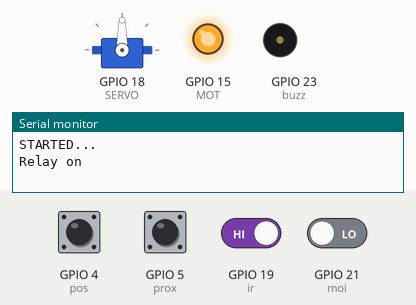
Bench run of a sketch on a simulated ESP32. Parts: servo, output pins drawn as LEDs (lit = HIGH), buzzer (waves = sounding, pin HIGH), the last lines printed to the serial monitor. Inputs (shaded band) come from the test bench; at power-on: GPIO 4 (pos), GPIO 5 (prox), GPIO 19 (ir) HIGH, GPIO 21 (moi) LOW.

Above: at 0.8 s.
0.9 s: GPIO 4 (pos) pulled LOW for 0.15 s
At 2.0 s:
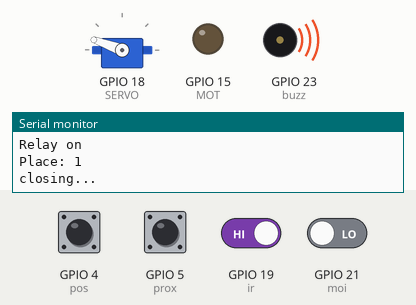
3.9 s: GPIO 19 (ir) driven LOW
At 6.8 s:
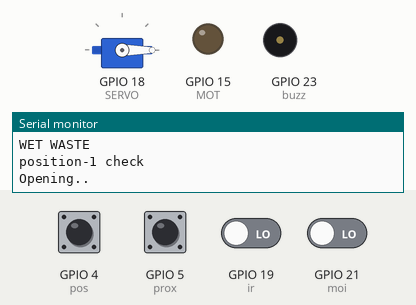
6.9 s: GPIO 21 (moi) driven HIGH
9.9 s: GPIO 5 (prox) pulled LOW for 0.15 s
At 12.6 s:
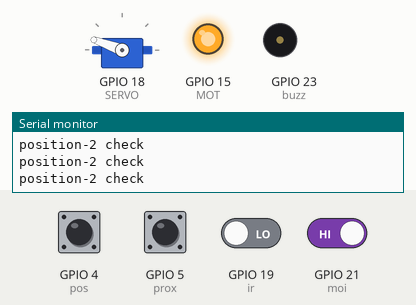
12.9 s: GPIO 4 (pos) pulled LOW for 1 s
At 16.7 s:
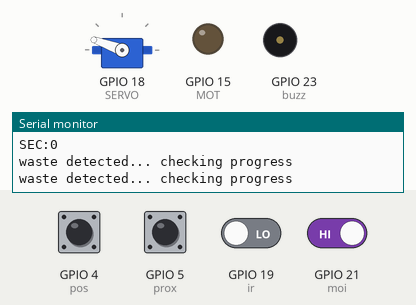
16.9 s: GPIO 5 (prox) pulled LOW for 1 s
At 20.4 s:
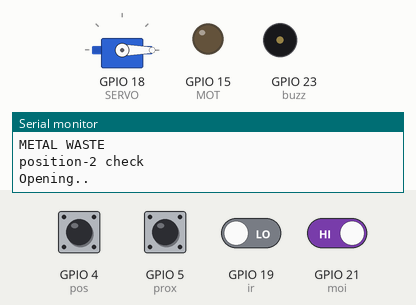
Timing chart, 0 to 21.9 s (numbered marks = the images above; inputs shaded):
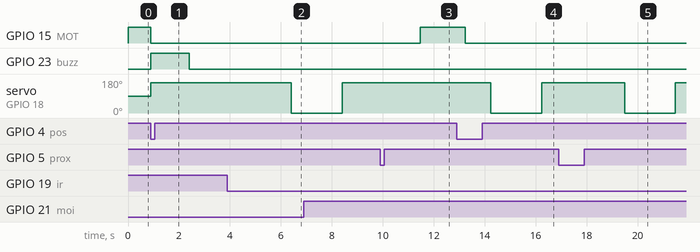

The sketch:

waste-segregation.ino
```cpp
/*
 * Waste Segerication
 * 11.02.2026
 */


volatile int interruptCounter;
int ssec,ok;

hw_timer_t * timer = NULL;
portMUX_TYPE timerMux = portMUX_INITIALIZER_UNLOCKED;

void IRAM_ATTR onTimer()
{
  portENTER_CRITICAL_ISR(&timerMux);
  interruptCounter++;
  portEXIT_CRITICAL_ISR(&timerMux);

}


#include <ESP32_Servo.h>


Servo myservo1;


#define SERVO 18

#define ir    19
#define moi   21
#define prox  5
#define MOT 15
#define buzz 23
#define pos 4

#define ON  0
#define OFF 1


int run,sec,position,check,place,ena;
int d,distance,duration;
int IR,PROX,POS,MOIST;

void setup()
{
Serial.begin(9600);


 timer = timerBegin(0, 80, true);
 timerAttachInterrupt(timer, &onTimer, true);
 timerAlarmWrite(timer, 100000, true);
 timerAlarmEnable(timer);
 Serial.println("STARTED...");


myservo1.attach(SERVO);
pinMode(ir,INPUT_PULLUP);
pinMode(moi,INPUT);
pinMode(prox,INPUT_PULLUP);
pinMode(pos,INPUT_PULLUP);
pinMode(buzz, OUTPUT);


pinMode(MOT,OUTPUT);

digitalWrite(MOT,LOW);

digitalWrite(buzz,LOW);


 Serial.println("Relay on");
digitalWrite(MOT,HIGH);
while(1)
{
if(digitalRead(pos)==LOW){digitalWrite(MOT,LOW);place=1;break;}
}
Serial.print("Place: ");Serial.println(place);
ssec=sec=0;
close1();
digitalWrite(buzz,HIGH); delay(1500);digitalWrite(buzz,LOW);


}

void loop()
{
IR=digitalRead(ir);
MOIST=digitalRead(moi);
PROX=digitalRead(prox);
POS=digitalRead(pos);

/*Serial.print("IR: ");Serial.print(IR);
Serial.print("WET: ");Serial.print(MOIST);
Serial.print("METAL: ");Serial.print(PROX);
Serial.print("POS: ");Serial.println(POS);*/

//if(digitalRead(L1)==LOW){Serial.println("pRESSED");}
//if(digitalRead(L1)==HIGH){Serial.println("-------");}


if (interruptCounter > 0 && ena==1)
  {
    portENTER_CRITICAL(&timerMux);
    interruptCounter=0;
    portEXIT_CRITICAL(&timerMux);
    ssec++;if(ssec>10){ssec=0;sec++;}
    if(sec>8){sec=0;}
    Serial.print("SEC:");Serial.println(sec);
  }

 if(IR==0){check=1;ena=1;sec=0;Serial.println("waste detected... checking progress");}

 if(check==1 && MOIST==0 && sec<5){Serial.println("WET WASTE");ena=0;check=0;sec=0;position=1;delay(1500);}
 if(check==1 && PROX==0 && sec<5){Serial.println("METAL WASTE");ena=0;check=0;sec=0;position=2;delay(1500);}
 if(sec>5 && MOIST==1 && PROX==1){Serial.println("NORMAL WASTE");ena=0;check=0;sec=0;position=3;delay(1500);}


if(position==1)
{
  if(place!=1){digitalWrite(MOT,HIGH);delay(1000);}
    while(position==1)
    {
    Serial.println("position-1 check");
    if(digitalRead(pos)==LOW){Serial.println("position detected");place++;delay(300);if(place>3){place=1;}}
    if(place==1){digitalWrite(MOT,LOW);delay(1000);open1();delay(2000);close1();position=0;break;}
    }
}

if(position==2)
{
  if(place!=2){digitalWrite(MOT,HIGH);delay(1000);}
    while(position==2)
    {
    Serial.println("position-2 check");
    if(digitalRead(pos)==LOW){Serial.println("position detected");place++;delay(300);if(place>3){place=1;}}
    if(place==2){digitalWrite(MOT,LOW);delay(1000);open1();delay(2000);close1();position=0;break;}
    }
}
if(position==3)
{
  if(place!=3){digitalWrite(MOT,HIGH);delay(1000);}
    while(position==3)
    {
    Serial.println("position-3 check");
    if(digitalRead(pos)==LOW){Serial.println("position detected");place++;delay(300);if(place>3){place=1;}}
    if(place==3){digitalWrite(MOT,LOW);delay(1000);open1();delay(2000);close1();position=0;break;}
    }
}


}


void open1()  //L1  open, L2 cose
{
Serial.println("Opening..");
myservo1.write(0);
}

void close1()  //L1  open, L2 cose
{
Serial.println("closing...");
myservo1.write(160);
}
```

Measured:
- after the input at 0.9 s, GPIO 15 (MOT): HIGH → LOW at once; GPIO 23 (buzz): LOW → HIGH at once, → LOW 1.5 s later; servo on GPIO 18 (SERVO): 90° → 160° at once
- after the input at 3.9 s, servo on GPIO 18 (SERVO): 160° → 0° after 2.5 s
- after the input at 9.9 s, GPIO 15 (MOT): LOW → HIGH after 1.6 s
- after the input at 12.9 s, GPIO 15 (MOT): HIGH → LOW after 0.34 s; servo on GPIO 18 (SERVO): 160° → 0° after 1.3 s, → 160° 2.0 s later
- after the input at 16.9 s, servo on GPIO 18 (SERVO): 160° → 0° after 2.6 s, → 160° 2.0 s later
